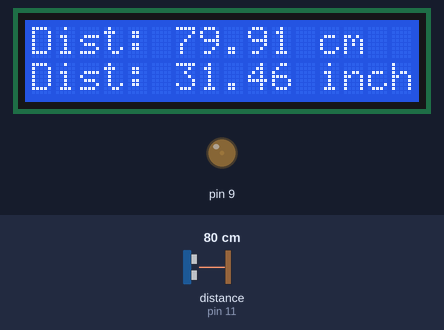
Bench run of a sketch on a simulated Arduino Uno, built with avr-gcc and run on an emulated ATmega328P. Shown: 16×2 character LCD, output pins drawn as LEDs (lit = HIGH). Wiring (inferred from the names in the program): ultrasonic range finder: trigger pin 10; echo pin 11. Inputs (shaded band) come from the test bench; at power-on: distance to the obstacle (sensor on pin 11) 80 cm. The echo pulse lasts 58.3 µs per cm; pins used as bus, display or sensor lines are not drawn.

Above: at 1.4 s.
1.5 s: distance to the obstacle (sensor on pin 11) set to 2 cm
At 3.0 s:
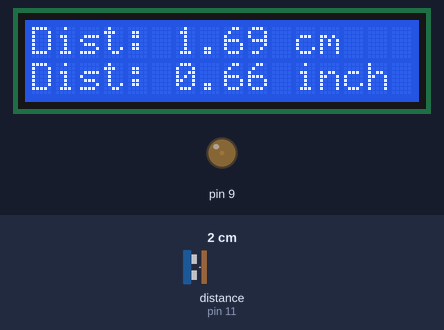
5.6 s: distance to the obstacle (sensor on pin 11) set to 4 cm
At 7.1 s:
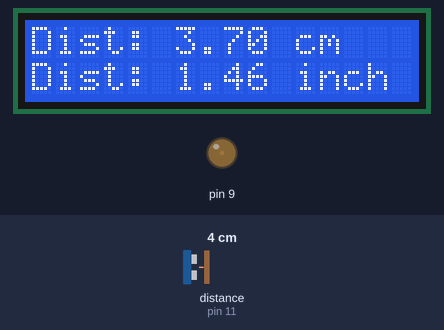
8.8 s: distance to the obstacle (sensor on pin 11) set to 9 cm
At 9.7 s:
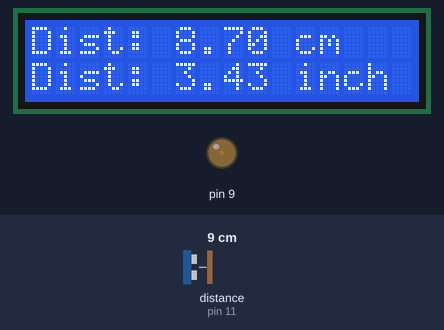
Timing chart, 0 to 11.8 s (numbered marks = the images above; inputs shaded):
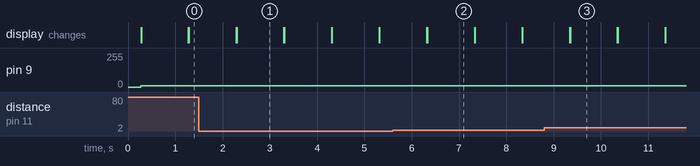

The sketch:

ultrasonic_rangefinder.ino
```cpp
#include <LiquidCrystal.h>

LiquidCrystal lcd(6,7,5,4,3,2);
int trigger=10;
int echo=11;
float duration=0, distance=0, timeout=38000;

/*
	* LiquidCrystal(rs, enable, d4, d5, d6, d7)
	* rs: the number of the Arduino pin that is connected to the RS pin on the LCD
	* rw: the number of the Arduino pin that is connected to the RW pin on the LCD (optional)
	* enable: the number of the Arduino pin that is connected to the enable pin on the LCD
	* d0, d1, d2, d3, d4, d5, d6, d7: the numbers of the Arduino pins that are connected to the corresponding data pins on the LCD. d0, d1, d2, and d3 are optional; if omitted, the LCD will be controlled using only the four data lines (d4, d5, d6, d7).
*/


void setup() {
	lcd.begin(16,2);
	pinMode(trigger,OUTPUT);
	pinMode(echo,INPUT);
	lcd.print("Initializing...");
	delay(200);
}

void loop() {
	lcd.clear();
	analogWrite(9, 10); //for the contrast
	digitalWrite(trigger,LOW);
	delayMicroseconds(2);
	digitalWrite(trigger,HIGH);
	delayMicroseconds(10);
	digitalWrite(trigger,LOW);
	duration=pulseIn(echo, HIGH, timeout);
	// calculate distance in centimeters
	distance=duration*344/20000;
	if( distance == 0 ) {
		lcd.print("target out of");
		lcd.setCursor(0,1);
		lcd.print("reach");
	} else {
		lcd.print("Dist: ");
		lcd.print(distance);
		lcd.print(" cm");
		lcd.setCursor(0,1);
		lcd.print("Dist: ");
		lcd.print(distance*0.393701);
		lcd.print(" inch");
	}
	delay(1000);
}
```

Measured:
- after the input at 1.5 s, the display: first differs from a run without the input after 0.80 s (image 1)
- after the input at 5.6 s, the display: first differs from a run without the input after 0.73 s (image 2)
- after the input at 8.8 s, the display: first differs from a run without the input after 0.55 s (image 3)
- what the display in image 1 shows lasts 1.0 s, from 2.3 s to 3.3 s
